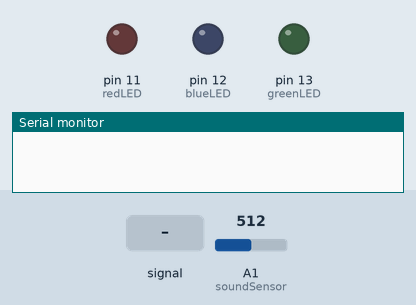
The sketch below on a simulated Arduino Uno, built with avr-gcc and run on an emulated ATmega328P. Shown: output pins drawn as LEDs (lit = HIGH), the last lines printed to the serial monitor. Inputs (shaded band) come from the test bench; at power-on: A1 (soundSensor) = 512.

Above: at 1.2 s.
1.3 s: A1 (soundSensor) fed a 200 Hz sine of ±81 counts around its level
At 2.1 s:
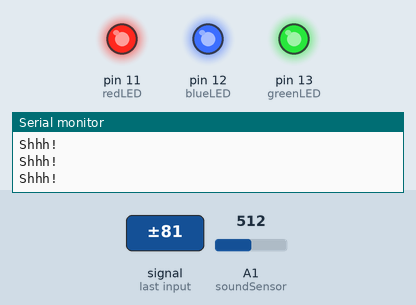
Timing chart, 0 to 4.3 s (numbered marks = the images above; inputs shaded):
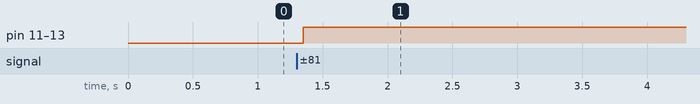

The sketch:

Piezo-Fail.ino
```cpp
int redLED = 11;
int blueLED = 12;
int greenLED = 13;
int soundSensor = A1;
byte value= 0;
int barrier = 50;
int redLevel= HIGH;
int greenLevel = HIGH;
int blueLevel = HIGH;

void setup() {
  Serial.begin(9600);
  pinMode(redLED, OUTPUT);
  pinMode(greenLED, OUTPUT);
  pinMode(blueLED, OUTPUT);

}

void loop() {
  value = analogRead(soundSensor);

  if (value >= barrier){
    redLevel == redLevel;
    digitalWrite(redLED, redLevel);
    greenLevel!= greenLevel;
    digitalWrite(greenLED, greenLevel);
    blueLevel != blueLevel;
    digitalWrite(blueLED, blueLevel);

    Serial.println("Shhh!");

    }
  delay(150);

}
```

Measured:
- after the input at 1.3 s, pin 11 (redLED), pin 12 (blueLED), pin 13 (greenLED): LOW → HIGH after 0.05 s
